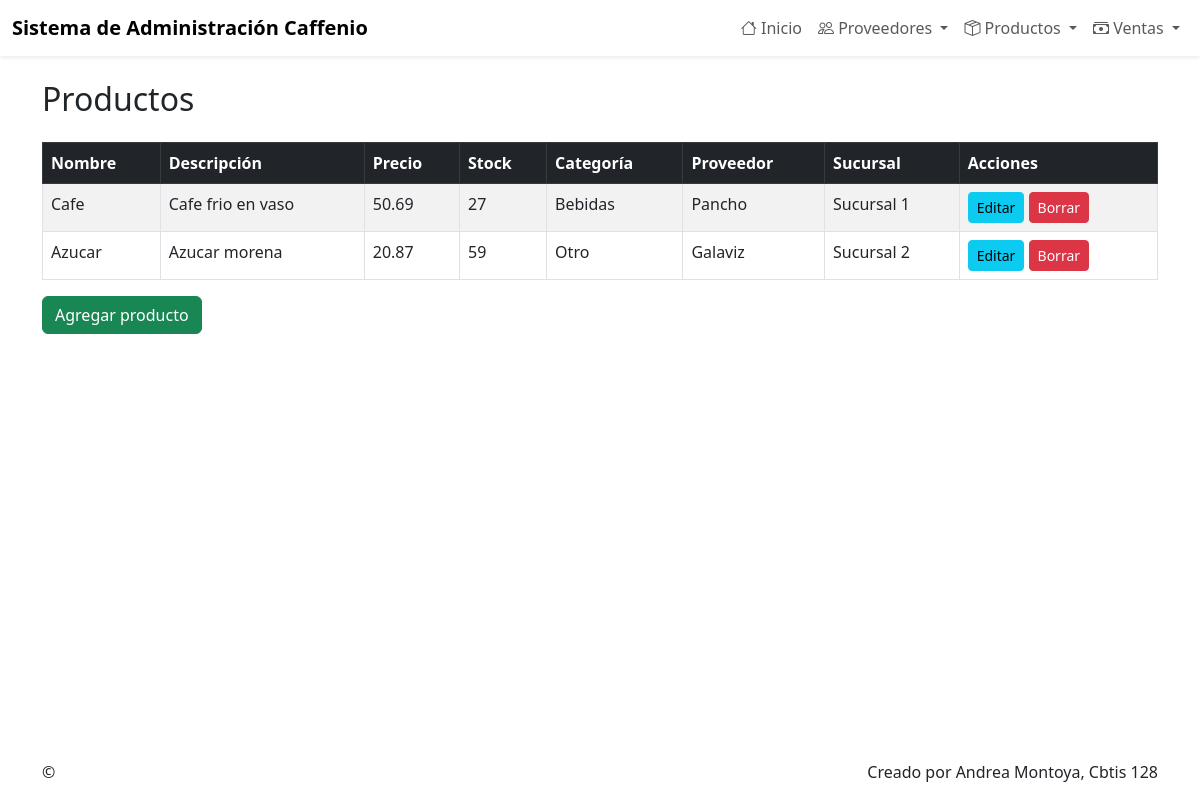
/productos/, run on the app's committed database.
### app_Caffenio/models.py (models this page shows, shortened)
class Producto(models.Model):
    nombre = models.CharField(max_length=100)
    descripcion = models.TextField()
    precio = models.DecimalField(max_digits=10, decimal_places=2)
    stock = models.IntegerField()
    categoria = models.CharField(
        max_length=50,
        choices=[
            ('bebidas', 'Bebidas'),
            ('alimentos', 'Alimentos'),
            ('complementos', 'Complementos'),
            ('otro', 'Otro')
        ]
    )
    proveedor = models.ForeignKey(
        Proveedor,
        on_delete=models.CASCADE,
        related_name='productos'
    )
    sucursal = models.CharField(
        max_length=50,
        choices=[
            ('Sucursal 1', 'Sucursal 1'),
            ('Sucursal 2', 'Sucursal 2')
        ]
    )

class Proveedor(models.Model):
    nombre = models.CharField(max_length=100)
    empresa = models.CharField(max_length=100)
    telefono = models.CharField(max_length=20)
    correo = models.EmailField()
    direccion = models.CharField(max_length=200)
    pais = models.CharField(max_length=50)
    tipo_producto = models.CharField(
        max_length=50,
        choices=[
            ('bebidas', 'Bebidas'),
            ('alimentos', 'Alimentos'),
            ('complementos', 'Complementos')
        ]
    )

### app_Caffenio/views.py (the view)
# urls.py: path('productos/', views.ver_productos, name='ver_productos'),
def ver_productos(request):
    productos = Producto.objects.select_related('proveedor').all()
    return render(request, 'producto/ver_producto.html', {'productos': productos})

### app_Caffenio/templates/producto/ver_producto.html (shortened to what this page needs)
{% extends 'base.html' %}
{% block content %}
<h2 class="mb-4">Productos</h2>
<table class="table table-striped table-bordered">
  <thead class="table-dark">
    <tr>
      <th>Nombre</th>
      <th>Descripción</th>
      <th>Precio</th>
      <th>Stock</th>
      <th>Categoría</th>
      <th>Proveedor</th>
      <th>Sucursal</th>
      <th>Acciones</th>
    </tr>
  </thead>
  <tbody>
    {% for p in productos %}
    <tr>
      <td>{{ p.nombre }}</td>
      <td>{{ p.descripcion|truncatechars:60 }}</td>
      <td>{{ p.precio }}</td>
      <td>{{ p.stock }}</td>
      <td>{{ p.get_categoria_display }}</td>
      <td>{% if p.proveedor %}{{ p.proveedor.nombre }}{% else %}N/A{% endif %}</td>
      <td>{{ p.sucursal }}</td>
      <td>
        <a href="{% url 'actualizar_producto' p.id %}" class="btn btn-sm btn-info">Editar</a>
        <a href="{% url 'borrar_producto' p.id %}" class="btn btn-sm btn-danger">Borrar</a>
      </td>
    </tr>
    {% empty %}
    <tr><td colspan="8">No hay productos registrados.</td></tr>
    {% endfor %}
  </tbody>
</table>
<a href="{% url 'agregar_producto' %}" class="btn btn-success">Agregar producto</a>
{% endblock %}

### data on the page
Producto: nombre "Cafe", descripcion "Cafe frio en vaso", precio "50.69", stock "27", categoria "Bebidas", proveedor.nombre "Pancho", sucursal "Sucursal 1"
Producto: nombre "Azucar", descripcion "Azucar morena", precio "20.87", stock "59", categoria "Otro", proveedor.nombre "Galaviz", sucursal "Sucursal 2"
